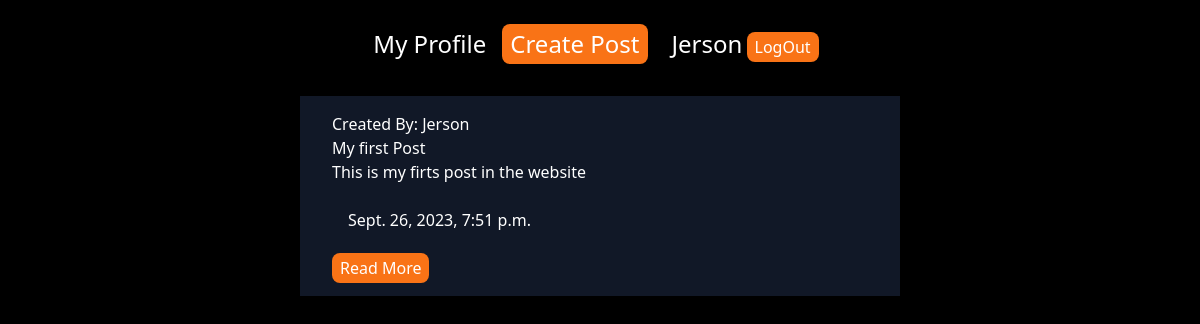
Screenshot of / (signed in) with the database file from the repository.
### blog/models.py (models this page shows)
class Post(models.Model):
    postName = models.CharField(max_length=255)
    postDescript = models.CharField(max_length=255)
    postCreator  = models.ForeignKey(User, default=1, on_delete=models.CASCADE)
    dateCreate = models.DateTimeField(default=timezone.now())

### blog/views.py (the view)
# urls.py: path('', views.home,name='home'),
def home(request):
    user = User
    post = Post.objects.all()
    creator = User.objects.all().values()
    template = get_template('home.html')
    context = {
        "post":post,
        "userCreator":creator,
        "user": request.user,
    }
    return HttpResponse(template.render(context,request))

### blog/templates/home.html (shortened to what this page needs)
{% extends 'base.html'%}
{% block contend%}
<header class='my-2'>
    <ul class="flex items-center justify-center flex-wrap">
        {% if request.user.is_authenticated%}
            <li class="my-2 mx-2">
                <a href="profile/{{user.id}}" class="text-white sm:text-2xl" >My Profile</a>
            </li>
            <li class="sm:my-4 sm:mx-2 bg-orange-500 py-1 px-2 rounded-lg">
                <a href="{% url 'createPost'%}" class="text-white sm:text-2xl">Create Post</a>
            </li>
            <li>
                <div class="mx-4">
                    <a class="text-white sm:text-2xl">{{user}}</a>
                    <a href="{% url 'logOut' %}" class="text-white bg-orange-500 py-1 px-2 rounded-lg">LogOut</a>
                </div>
            </li>
        {% else %}
            <li class="my-4">
                <a href="{% url 'login'%}" class="text-white">Iniciar Session</a>
                <a href="{% url 'register'%}" class="text-white mx-2 bg-orange-500 py-1 px-2 rounded-lg">Create Account</a>
            </li>
        {% endif %}
    </ul>
</header>
<div class="">
    {% for x in post %}
    <div class="flex justify-center items-center flex-wrap">
        <div class="bg-gray-900 my-2 mx-2 py-4 px-8 text-1xl sm:w-2/4">
            <h3 class="text-white">Created By: {{x.postCreator.username}} </h3>
            <h2 class="text-white">{{x.postName}} </h2>
            <h2 class="text-white">{{x.postDescript}} </h2>
            <p class="text-white my-2"> {{x.dateCreate}} </p>
            <a href="post/{{x.id}}" class="text-white bg-orange-500 py-1 px-2 rounded-lg">Read More</a>
        </div>
    </div>
{%endfor%}
</div>
{%endblock%}

### blog/static/base.css (style rules this page uses)
body { color: white; }
p { padding: 1rem; color: white; }
ul { margin: 0rem 1rem; text-align: center; color: orange; }

### rows the page displays
Post: postCreator.username "Jerson", postName "My first Post", postDescript "This is my firts post in the website", dateCreate "Sept. 26, 2023, 7:51 p.m."

### other values shown
{{ user }} "Jerson"
